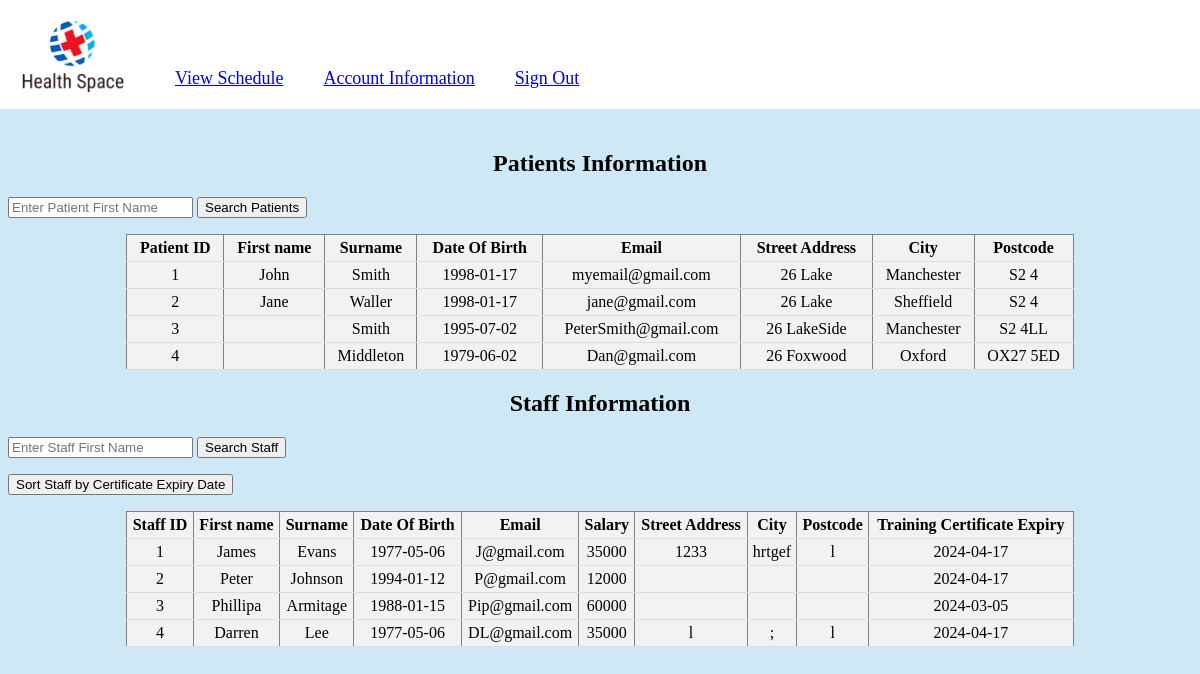
/StaffPHP/searchUser.php (signed in), run on the app's committed database.
### tables this page shows
CREATE TABLE `patient` (
  `patient_id` int(11) NOT NULL,
  `first_name` text NOT NULL,
  `surname` text NOT NULL,
  `dob` date NOT NULL,
  `email` text NOT NULL,
  `password` text NOT NULL,
  `street_address` text NOT NULL,
  `city` text NOT NULL,
  `postcode` text NOT NULL
);

CREATE TABLE `staff` (
  `staff_id` int(11) NOT NULL,
  `role` text NOT NULL,
  `first_name` text NOT NULL,
  `surname` text NOT NULL,
  `dob` date NOT NULL,
  `email` text NOT NULL,
  `password` text NOT NULL,
  `training_certification_end_date` date NOT NULL,
  `salary` int(11) NOT NULL,
  `street_address` text NOT NULL,
  `city` text NOT NULL,
  `postcode` text NOT NULL
);

### StaffPHP/searchUser.php (the view, shortened to what this page needs)
<?php
include("../Include/staffHeader.php");
$sqlPatient = "SELECT * FROM patient";
$resultPatient = mysqli_query($conn, $sqlPatient);
$sqlStaff = "SELECT * FROM staff";
$resultStaff = mysqli_query($conn, $sqlStaff);
?>
<!DOCTYPE html>
<html lang="en">
<head>
    <link rel="stylesheet" href="../CSS/style.css">
</head>
<body>
<div class="table-container">
    <h2>Patients Information</h2>
    <form method="GET" action="">
        <input type="text" id="searchpatient" name="search" placeholder="Enter Patient First Name" required>
        <button type="submit">Search Patients</button>
    </form>
    <table border="1">
        <tr>
            <th>Patient ID</th>
            <th>First name</th>
            <th>Surname</th>
            <th>Date Of Birth</th>
            <th>Email</th>
            <th>Street Address</th>
            <th>City</th>
            <th>Postcode</th>
        </tr>
        <?php
        while ($row = mysqli_fetch_assoc($resultPatient)) {
            echo "<tr>";
            echo "<td>".$row['patient_id']."</td>";
            echo "<td>".$row['first_name']."</td>";
            echo "<td>".$row['surname']."</td>";
            echo "<td>".$row['dob']."</td>";
            echo "<td>".$row['email']."</td>";
            echo "<td>".$row['street_address']."</td>";
            echo "<td>".$row['city']."</td>";
            echo "<td>".$row['postcode']."</td>";
            echo "</tr>";
        }
        ?>
    </table>
    <h2>Staff Information</h2>
    <form method="GET" action="">
        <input type="text" id="searchstaff" name="search" placeholder="Enter Staff First Name" required>
        <button type="submit">Search Staff</button>
    </form>
    <form method="GET" action="">
        <button type="submit" name="sort">Sort Staff by Certificate Expiry Date</button>
    </form>
    <table border="1">
        <tr>
            <th>Staff ID</th>
            <th>First name</th>
            <th>Surname</th>
            <th>Date Of Birth</th>
            <th>Email</th>
            <th>Salary</th>
            <th>Street Address</th>
            <th>City</th>
            <th>Postcode</th>
            <th>Training Certificate Expiry</th>
        </tr>
        <?php
        while ($row = mysqli_fetch_assoc($resultStaff)) {
            echo "<tr>";
            echo "<td>".$row['staff_id']."</td>";
            echo "<td>".$row['first_name']."</td>";
            echo "<td>".$row['surname']."</td>";
            echo "<td>".$row['dob']."</td>";
            echo "<td>".$row['email']."</td>";
            echo "<td>".$row['salary']."</td>";
            echo "<td>".$row['street_address']."</td>";
            echo "<td>".$row['city']."</td>";
            echo "<td>".$row['postcode']."</td>";
            echo "<td>".$row['training_certification_end_date']."</td>";
            echo "</tr>";
        }
        ?>
    </table>
</div>
</body>
</html>

### CSS/style.css (style rules this page uses)
body { background-color: #b0daef9d; margin-bottom: 50px; }
.table-container { margin: 250px auto; }
table { border-collapse: collapse; width: 80%; margin: 0px auto; background-color: #f2f2f2; }
th, td { padding: 4px; text-align: center; border-bottom: 1px solid #ddd; }
h2 { text-align: center; }
.table-container { width: 100%; margin: 150px auto; }

### data on the page
patient: patient_id "1", first_name "John", surname "Smith", dob "1998-01-17", email "myemail@gmail.com", street_address "26 Lake", city "Manchester", postcode "S2 4"
patient: patient_id "2", first_name "Jane", surname "Waller", dob "1998-01-17", email "jane@gmail.com", street_address "26 Lake", city "Sheffield", postcode "S2 4"
patient: patient_id "3", surname "Smith", dob "1995-07-02", email "PeterSmith@gmail.com", street_address "26 LakeSide", city "Manchester", postcode "S2 4LL"
patient: patient_id "4", surname "Middleton", dob "1979-06-02", email "Dan@gmail.com", street_address "26 Foxwood", city "Oxford", postcode "OX27 5ED"
staff: staff_id "1", first_name "James", surname "Evans", dob "1977-05-06", email "J@gmail.com", salary "35000", street_address "1233", city "hrtgef", postcode "l", training_certification_end_date "2024-04-17"
staff: staff_id "2", first_name "Peter", surname "Johnson", dob "1994-01-12", email "P@gmail.com", salary "12000", training_certification_end_date "2024-04-17"
staff: staff_id "3", first_name "Phillipa", surname "Armitage", dob "1988-01-15", email "Pip@gmail.com", salary "60000", training_certification_end_date "2024-03-05"
staff: staff_id "4", first_name "Darren", surname "Lee", dob "1977-05-06", email "DL@gmail.com", salary "35000", street_address "l", city ";", postcode "l", training_certification_end_date "2024-04-17"
